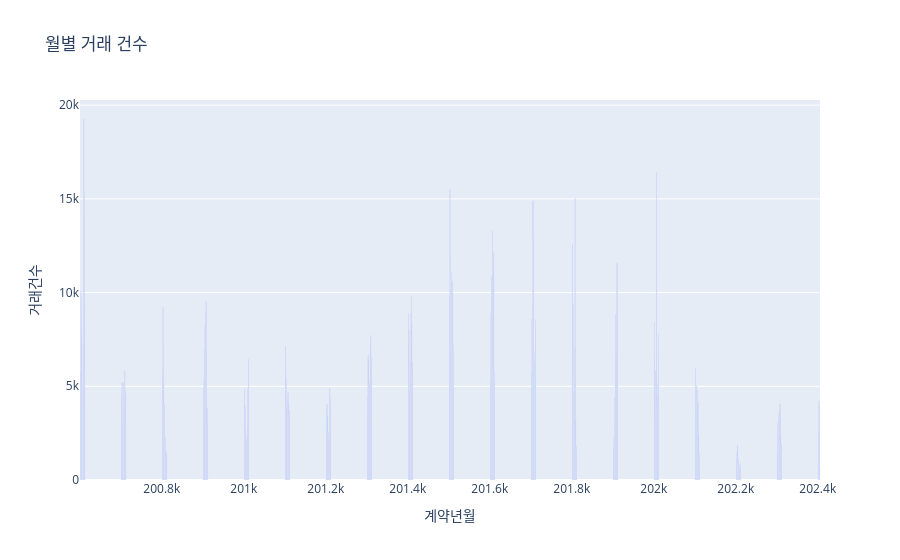

The cell this chart's notebook holds for it:
### Code cell
monthly_count = apt["계약년월"].value_counts().sort_index().reset_index()
monthly_count.columns = ["계약년월", "거래건수"]

fig = px.bar(
    monthly_count,
    x="계약년월",
    y="거래건수",
    title="월별 거래 건수"
)

fig.show()

### Figure 1 — Plotly figure (JSON) as saved in the notebook; plotly's stock layout.template omitted (floating-point values rounded to 4 significant figures; data arrays with more than 128 entries replaced by an {"elided": "..."} marker saying what was removed)
{"data": [{"hovertemplate": "계약년월=%{x}<br>거래건수=%{y}<extra></extra>", "legendgroup": "", "marker": {"color": "#636efa", "pattern": {"shape": ""}}, "name": "", "orientation": "v", "showlegend": false, "textposition": "auto", "type": "bar", "x": {"elided": "221 int values"}, "xaxis": "x", "y": {"elided": "221 int values"}, "yaxis": "y"}], "layout": {"barmode": "relative", "legend": {"tracegroupgap": 0}, "title": {"text": "월별 거래 건수"}, "xaxis": {"anchor": "y", "domain": [0, 1], "title": {"text": "계약년월"}}, "yaxis": {"anchor": "x", "domain": [0, 1], "title": {"text": "거래건수"}}}}
